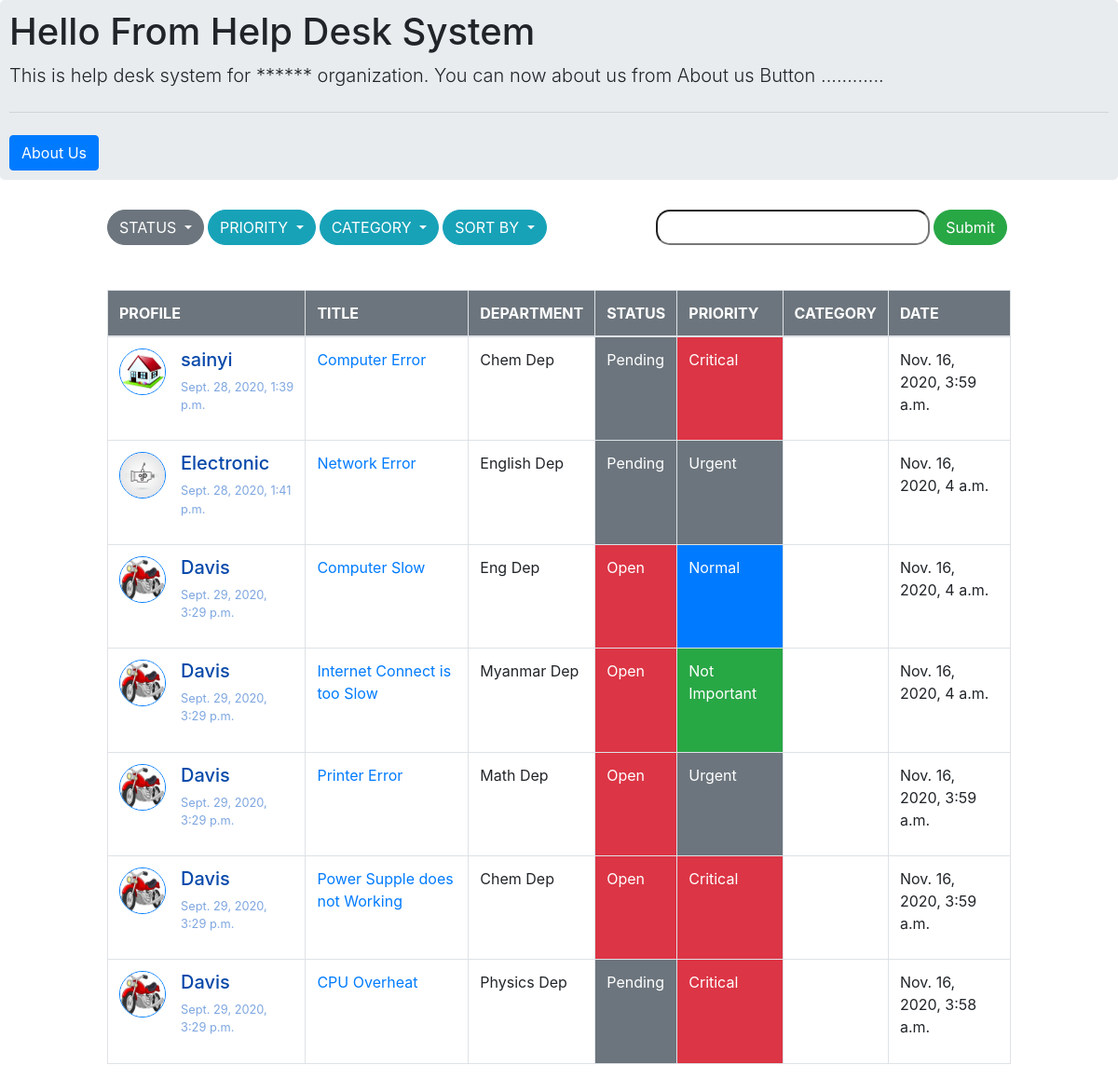
The app's page /tickets, older data.
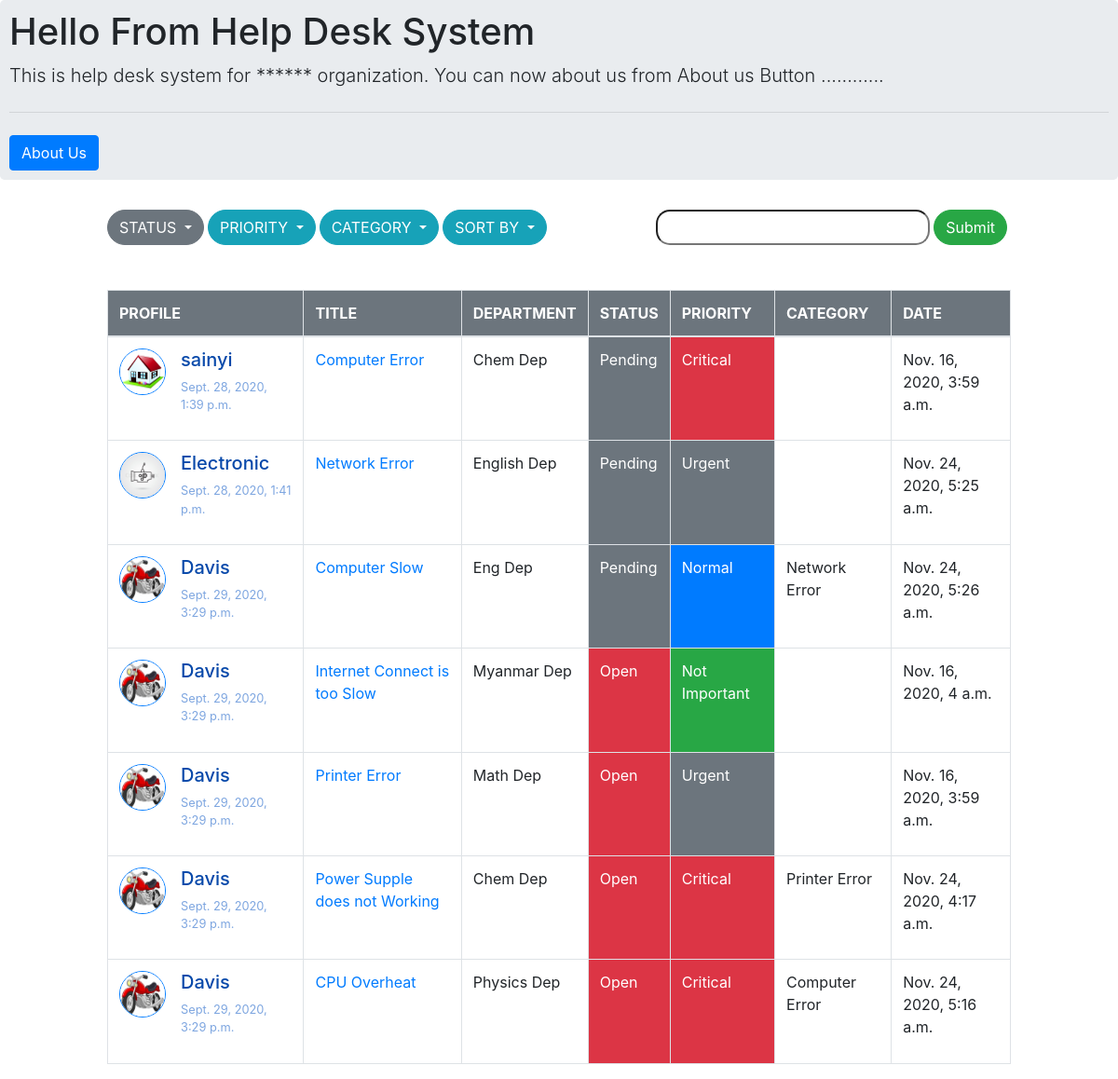
The same page, newer data.
### tickets/models.py (models this page shows, shortened)
class Tickets(models.Model):
	user = models.ForeignKey(User,on_delete=models.CASCADE);
	category = models.ForeignKey(Category,on_delete=models.CASCADE,blank=True,null=True);
	name = models.CharField(max_length = 200);
	subject = models.CharField(max_length = 300);
	description = models.TextField();
	attachment = models.FileField(upload_to = "tickets/files/",null=True,blank=True);
	STATUS_CHOICES = (
						('Open','open'), # (Key,value)
						('Pending','pending'),
						('Closed','closed')
					 );
	SET_PRIORITY = (
					('critical','Critical'),
					('urgent','Urgent'),
					('normal','Normal'),
					('not_important','Not Important'),
				   );
	status = models.CharField(max_length=100,choices=STATUS_CHOICES,default='Open');
	priority = models.CharField(max_length=100,choices= SET_PRIORITY,default = 'not_important');
	created = models.DateTimeField(auto_now =True);
	updated = models.DateTimeField(auto_now_add = True);

class Category(models.Model):
	name = models.CharField(max_length=150);
	slug = models.SlugField(max_length=150,unique=True);

### user/models.py (models this page shows, shortened)
class Profile(models.Model):#User
	user = models.OneToOneField(settings.AUTH_USER_MODEL,on_delete=models.CASCADE);
	photo = models.ImageField(null=True,blank=True,default='default.jpg');
	birthday = models.DateField(null=True,blank=True);
	phone = models.CharField(max_length=20,null=True,blank=True);
	address = models.TextField(null=True,blank=True);
	GENDER = (
				('other','Other'), # (Key,value)
				('male','Male'),
				('female','Female')
			);
	gender = models.CharField(max_length=100,choices = GENDER,default='other');

### tickets/views.py (the view)
# urls.py: path('',include('tickets.urls')),
def tickets(request):
	categories = Category.objects.all();
	tickets = Tickets.objects.all();
	status = request.GET.get('status'); #all
	priority = request.GET.get('priority'); # none
	if status and status != 'all' or find['status'] != 'all':
		if status:
			find['status'] = status;
		tickets = tickets & Tickets.objects.filter(status=find['status'].capitalize());#status=all
	else:
		find['status'] = 'all';
	if priority and priority != 'all' or find['priority'] != 'all':
		if priority:
			find['priority'] = priority;
		tickets = tickets & Tickets.objects.filter(priority=find['priority']);
	else:
		find['priority'] = 'all';
	for k,f in find.items():
		print(f);
	return render(request,'tickets/tickets.html',{'ticket':'active',
												  'categories':categories,
												  'tickets':tickets,
													});

### tickets/templates/tickets/tickets.html
{% extends 'user/base.html' %}
{% block content %}
{% include 'tickets/ticket_mgmt.html' %}
{% include 'tickets/tickets_view.html' %}
{% endblock %}

### tickets/templates/tickets/tickets_view.html (shortened to what this page needs)
<table class="table table-bordered mt-5">
	<thead class="bg-secondary">
		<tr>
			<th scope="col" class="text-white">PROFILE</th>
			<th scope="col" class="text-white">TITLE</th>
			<th scope="col" class="text-white">DEPARTMENT</th>
			<th scope="col" class="text-white">STATUS</th>
			<th scope="col" class="text-white">PRIORITY</th>
			<th scope="col" class="text-white">CATEGORY</th>
			<th scope="col" class="text-white">DATE</th>
			<tbody>
		{% for ticket in tickets  %}
			<tr>
				<td>
					<div style="display: inline-flex;">
						<a href="{% url 'user-detail-view' id=user.id %}">
							<img src="{{ticket.user.profile.photo.url}}" alt="profile"
							width="50" height="50"
							class="border border-primary rounded-circle mr-3">
						</a>
						<div>
							<a href="{% url 'user-detail-view' id=user.id %}">
								<h5 style="color: #0849AA;">{{ticket.user.username}}</h5>
							</a>
							<p style="font-size: 0.8em;color: #7EA6E0;">{{ticket.user.date_joined}}</p>
						</div>
					</div>
				</td>
				<td>
					<a href="{% url 'ticket-detail' id=ticket.id %}">
					{{ticket.subject}}
					</a>
				</td>
				<td>{{ticket.name}}</td>
				{% if ticket.status == 'Open' %}
				<td class="bg-danger text-white">Open</td>
				{% elif ticket.status == 'Close' %}
				<td class="bg-success text-white">Close</td>
				{% else %}
				<td class="bg-secondary text-white">Pending</td>
				{% endif %}
				{% if ticket.priority == 'critical' %}
				<td class="bg-danger text-white">Critical</td>
				{% elif ticket.priority == 'urgent' %}
				<td class="bg-secondary text-white">Urgent</td>
				{% elif ticket.priority == 'normal' %}
				<td class="bg-primary text-white">Normal</td>
				{% else %}
				<td class="bg-success text-white">Not Important</td>
				{% endif %}
				<td>{{ticket.category.name}}</td>
				<td>{{ticket.created}}</td>
			</tr>
		{% endfor %}
	</tbody>
		</tr>
	</thead>
</table>

Row changes from the older to the newer data that the page shows:
changed Tickets "English Dep": created "Nov. 16, 2020, 4 a.m." → "Nov. 24, 2020, 5:25 a.m."
changed Tickets "Computer Slow": category.name (not shown) → "Network Error"; created "Nov. 16, 2020, 4 a.m." → "Nov. 24, 2020, 5:26 a.m."; status "Open" → "Pending"
changed Tickets "Power Supple does not Working": category.name (not shown) → "Printer Error"; created "Nov. 16, 2020, 3:59 a.m." → "Nov. 24, 2020, 4:17 a.m."
changed Tickets "CPU Overheat": category.name (not shown) → "Computer Error"; created "Nov. 16, 2020, 3:58 a.m." → "Nov. 24, 2020, 5:16 a.m."; status "Pending" → "Open"
